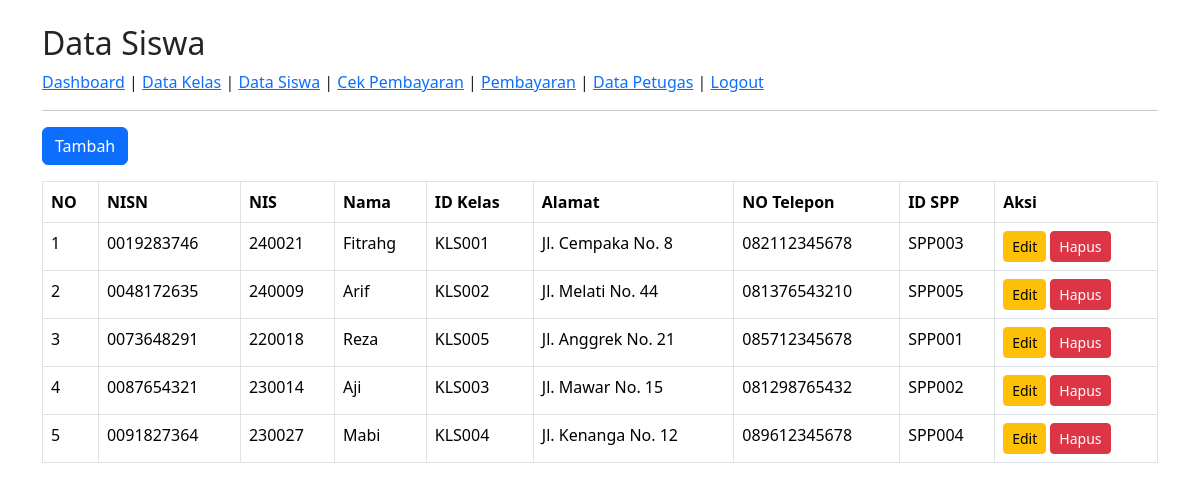
Page /siswa/tampil_siswa.php (signed in) on the committed database.
### tables this page shows
CREATE TABLE `tb_siswa` (
  `nisn` varchar(10) NOT NULL,
  `nis` varchar(8) NOT NULL,
  `nama` varchar(50) NOT NULL,
  `id_kelas` varchar(11) NOT NULL,
  `alamat` text NOT NULL,
  `no_telp` varchar(13) NOT NULL,
  `id_spp` varchar(11) NOT NULL
);

### siswa/tampil_siswa.php (the view, shortened to what this page needs)
<?php
include('../config.php');
$query = mysqli_query($mysqli, "SELECT * FROM tb_siswa");
?>
<!DOCTYPE html>
<html lang="en">
<head>
    <link href="../bootstrap/css/bootstrap.min.css" rel="stylesheet">
</head>
<body>
    <div class="container mt-4">
        <h2>Data Siswa</h2>
        <a href="../dashboard.php">Dashboard</a>
        |
        <a href="../kelas/tampil_kelas.php">Data Kelas</a>
        |
        <a href="../siswa/tampil_siswa.php">Data Siswa</a>
        |
        <a href="../cek_pembayaran/tampil_cek_pembayaran.php">Cek Pembayaran</a>
        |
        <a href="../pembayaran/tampil_pembayaran.php">Pembayaran</a>
        |
        <a href="../petugas/data_petugas.php">Data Petugas</a>
        |
        <a href="../logout.php">Logout</a>
        <hr>
        <a href="tambah_siswa.php" class="btn btn-primary mb-3">Tambah</a>
        <table class=" table table-bordered mb-3">
            <tr>
                <th>NO</th>
                <th>NISN</th>
                <th>NIS</th>
                <th>Nama</th>
                <th>ID Kelas</th>
                <th>Alamat</th>
                <th>NO Telepon</th>
                <th>ID SPP</th>
                <th>Aksi</th>
            </tr>
            <?php $no = 1;
            while($data = mysqli_fetch_assoc($query)){?>
            <tr>
                <td><?= $no++; ?></td>
                <td><?= ($data['nisn']); ?></td>
                <td><?= ($data['nis']); ?></td>
                <td><?= ($data['nama']); ?></td>
                <td><?= ($data['id_kelas']); ?></td>
                <td><?= ($data['alamat']); ?></td>
                <td><?= ($data['no_telp']); ?></td>
                <td><?= ($data['id_spp']); ?></td>
                <td>
                    <a href="edit_siswa.php?nisn=<?= $data['nisn']; ?>" class="btn btn-warning btn-sm">Edit</a>
                    <a href="hapus_siswa.php?nisn=<?= $data['nisn']; ?>" class=" btn btn-danger btn-sm"
                        onclick="return confirm('hapus data ini?')">Hapus</a>
                </td>
            </tr>
            <?php } ?>
        </table>
    </div>
</body>
</html>

### rows in the picture
tb_siswa: nisn "0019283746", nis "240021", nama "Fitrahg", id_kelas "KLS001", alamat "Jl. Cempaka No. 8", no_telp "082112345678", id_spp "SPP003"
tb_siswa: nisn "0048172635", nis "240009", nama "Arif", id_kelas "KLS002", alamat "Jl. Melati No. 44", no_telp "081376543210", id_spp "SPP005"
tb_siswa: nisn "0073648291", nis "220018", nama "Reza", id_kelas "KLS005", alamat "Jl. Anggrek No. 21", no_telp "085712345678", id_spp "SPP001"
tb_siswa: nisn "0087654321", nis "230014", nama "Aji", id_kelas "KLS003", alamat "Jl. Mawar No. 15", no_telp "081298765432", id_spp "SPP002"
tb_siswa: nisn "0091827364", nis "230027", nama "Mabi", id_kelas "KLS004", alamat "Jl. Kenanga No. 12", no_telp "089612345678", id_spp "SPP004"
